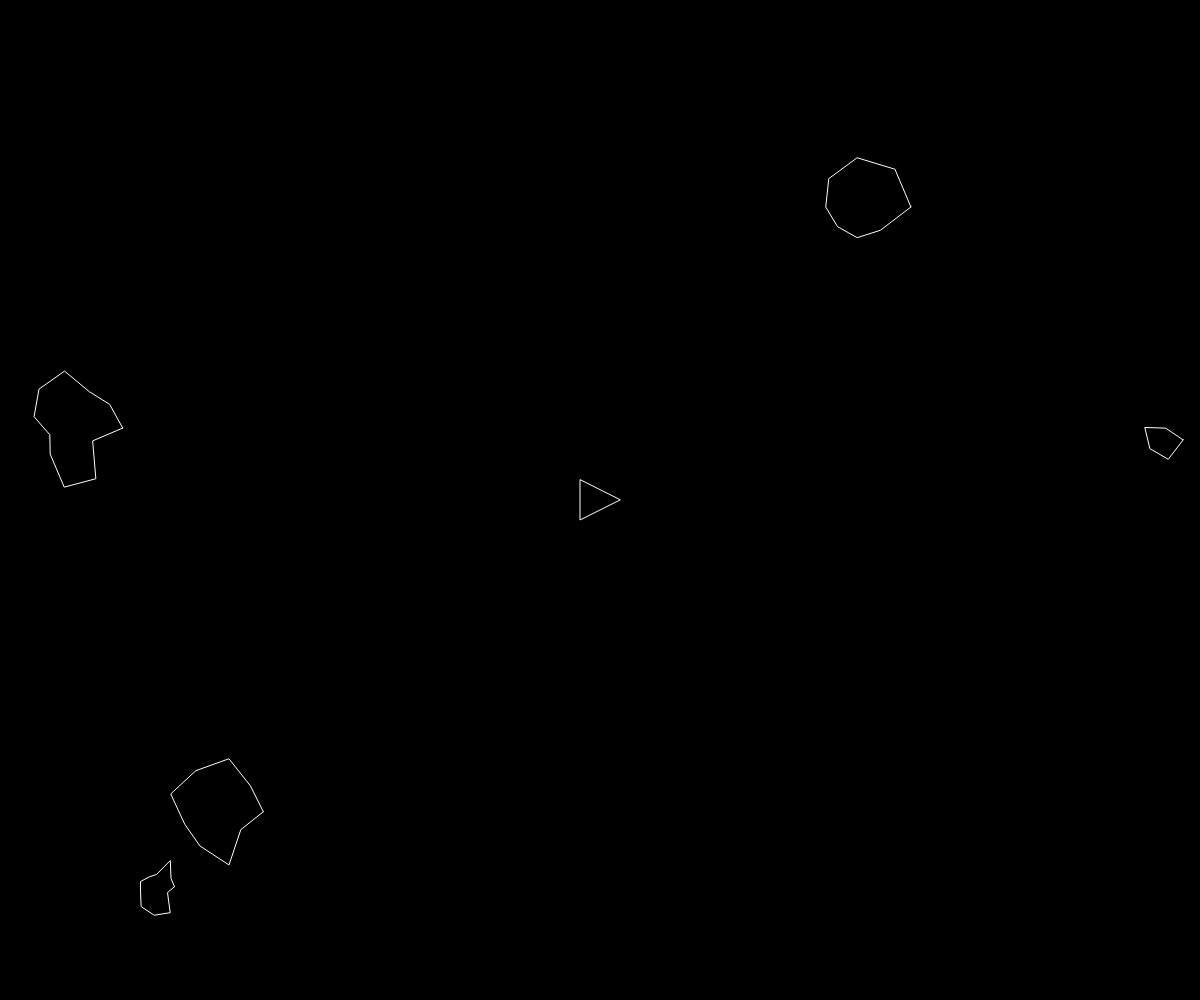
Frame 1 (no input)
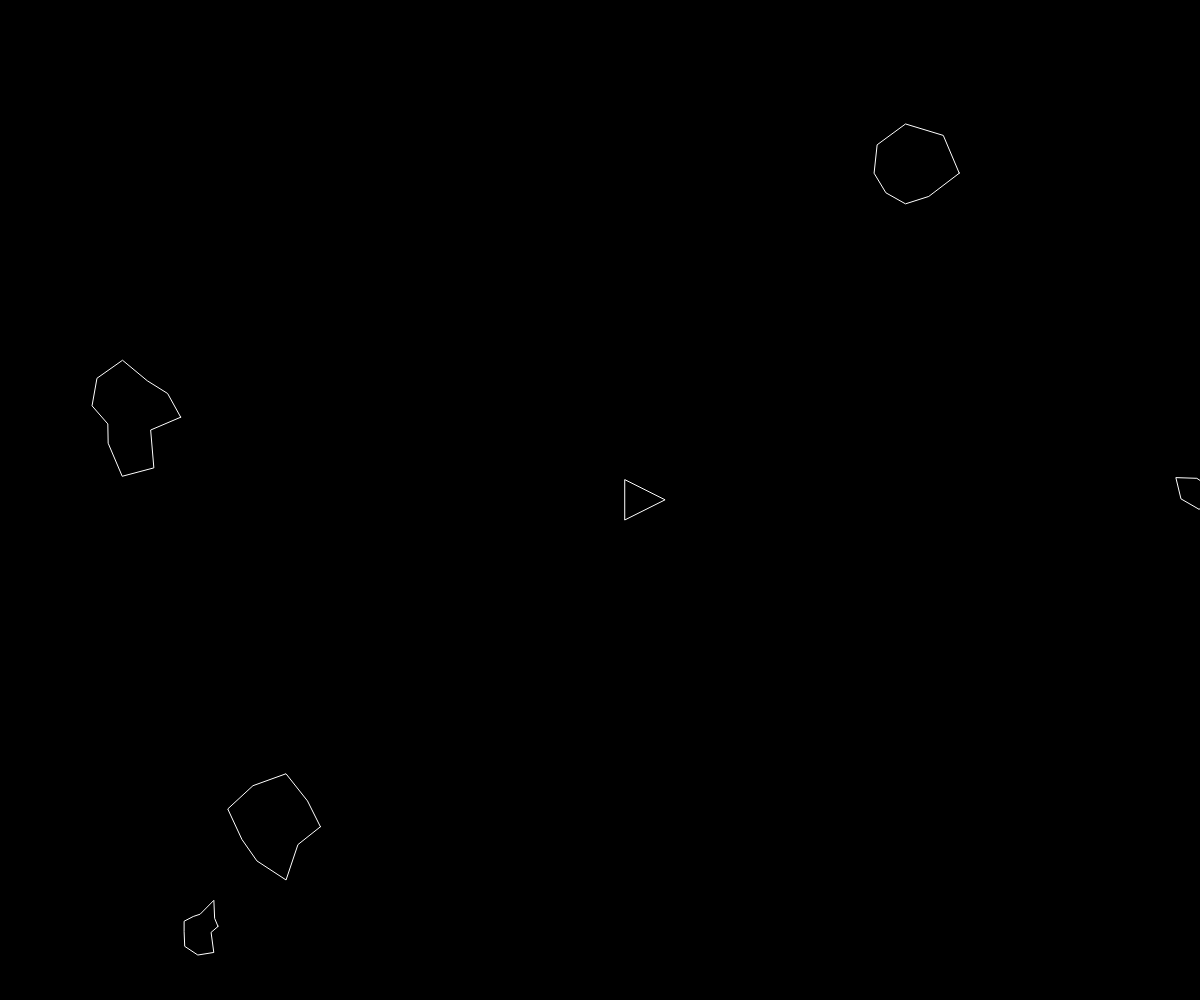
Frame 60 (no input)
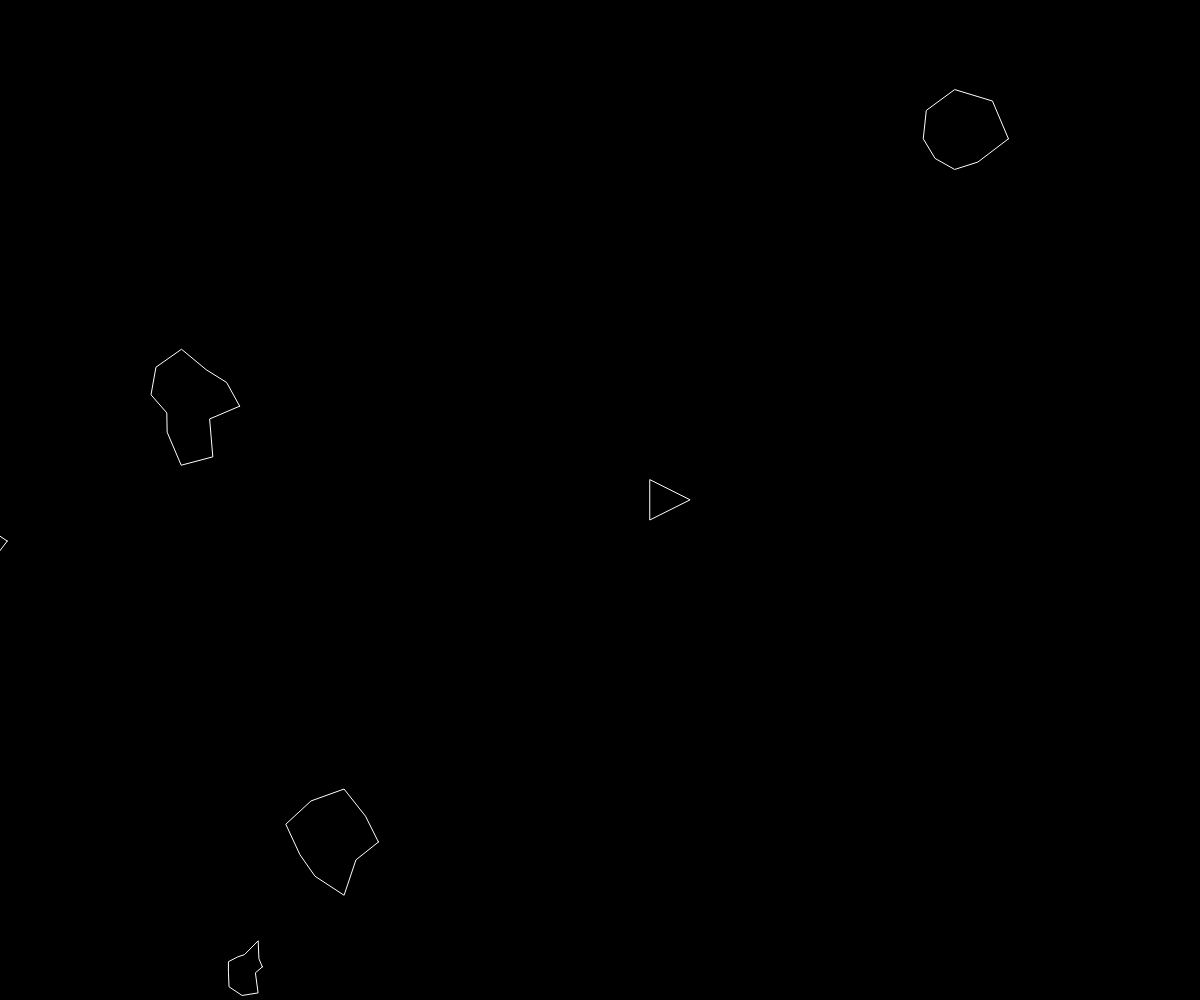
Frame 120 (the mouse pressed at the canvas centre since frame 60)

The p5.js sketch that drew these frames (run headless with seeded random() and noise() and a simulated clock; from frame 60 on, the mouse is pressed at the canvas centre):

// p5.js sketch
// ── sketch.js
var ship;
var asteroids = [];
var lasers = [];

function setup() {
    createCanvas(windowWidth, windowHeight);
    ship = new Ship();
    for (var i = 0; i < 5; i++) {
        asteroids.push(new Asteroid());
    }
}

function draw() {
    background(0);

    for (var i = 0; i < asteroids.length; i++) {
        if (ship.hits(asteroids[i])) {
            // remove(ship);
        }
        asteroids[i].render();
        asteroids[i].update();
        asteroids[i].edges();
    }

    for (var i = lasers.length - 1; i >= 0; i--) {
        lasers[i].render();
        lasers[i].update();
        if (lasers[i].offscreen()) {
            lasers.splice(i, 1);
        } else {
            for (var j = asteroids.length - 1; j >= 0; j--) {
                if (lasers[i].hits(asteroids[j])) {
                    if (asteroids[j].r > 10) {
                        var newAsteroids = asteroids[j].breakup();
                        asteroids = asteroids.concat(newAsteroids);
                    }
                    asteroids.splice(j, 1);
                    lasers.splice(i, 1);
                    break;
                }
            }
        }
    }

    ship.render();
    ship.turn();
    ship.update();
    ship.edges();
}

function keyReleased() {
    ship.setRotation(0);
    ship.boosting(false);
}

function keyPressed() {
    if (key == ' ') {
        lasers.push(new Laser(ship.pos, ship.heading));
    } else if (keyCode == RIGHT_ARROW) {
        ship.setRotation(0.1);
    } else if (keyCode == LEFT_ARROW) {
        ship.setRotation(-0.1);
    } else if (keyCode == UP_ARROW) {
        ship.boosting(true);
    }
}

// ── asteroid.js
function Asteroid(pos, r) {
    if (pos) {
        this.pos = pos.copy();
    } else {
        this.pos = createVector(random(width), random(height));
    }
    if (r) {
        this.r = r * 0.5;
    } else {
        this.r = random(15, 50);
    }

    this.vel = p5.Vector.random2D();
    this.total = floor(random(5, 15));
    this.offset = [];
    for (var i = 0; i < this.total; i++) {
        this.offset[i] = random(-this.r * 0.5, this.r * 0.5);
    }

    this.update = function() {
        this.pos.add(this.vel);
    }

    this.render = function() {
        push();
        stroke(255);
        noFill();
        translate(this.pos.x, this.pos.y);
        //ellipse(0, 0, this.r * 2);
        beginShape();
        for (var i = 0; i < this.total; i++) {
            var angle = map(i, 0, this.total, 0, TWO_PI);
            var r = this.r + this.offset[i];
            var x = r * cos(angle);
            var y = r * sin(angle);
            vertex(x, y);
        }
        endShape(CLOSE);
        pop();
    }

    this.breakup = function() {
        var newA = [];
        newA[0] = new Asteroid(this.pos, this.r);
        newA[1] = new Asteroid(this.pos, this.r);
        return newA;
    }

    this.edges = function() {
        if (this.pos.x > width + this.r) {
            this.pos.x = -this.r;
        } else if (this.pos.x < -this.r) {
            this.pos.x = width + this.r;
        }
        if (this.pos.y > height + this.r) {
            this.pos.y = -this.r;
        } else if (this.pos.y < -this.r) {
            this.pos.y = height + this.r;
        }
    }
}

// ── laser.js
function Laser(spos, angle) {
    this.pos = createVector(spos.x, spos.y);
    this.vel = p5.Vector.fromAngle(angle);
    this.vel.mult(5);

    this.update = function() {
        this.pos.add(this.vel);
    }

    this.render = function() {
        push();
        stroke(255);
        strokeWeight(4);
        point(this.pos.x, this.pos.y);
        pop();
    }

    this.hits = function(asteroid) {
        var d = dist(this.pos.x, this.pos.y, asteroid.pos.x, asteroid.pos.y);
        if (d < asteroid.r) {
            return true;
        } else {
            return false;
        }
    }
    this.offscreen = function() {
        if (this.pos.x > width || this.pos.x < 0) {
            return true;
        }
        if (this.pos.y > height || this.pos.y < 0){
          return true;
        }
        return false;
    }
}

// ── ship.js
function Ship() {
    this.pos = createVector(width / 2, height / 2);
    this.r = 20;
    this.heading = 0;
    this.rotation = 0;
    this.vel = createVector(1, 0);
    this.isBoosting = false;

    this.boosting = function(b) {
        this.isBoosting = b;
    }

    this.update = function() {
        if (this.isBoosting) {
            this.boost();
        }
        this.pos.add(this.vel);
        this.vel.mult(0.99);
    }

    this.boost = function() {
        var force = p5.Vector.fromAngle(this.heading);
        force.mult(0.1);
        this.vel.add(force);
    }

    this.render = function() {
        push();
        translate(this.pos.x, this.pos.y);
        rotate(this.heading + PI / 2);
        fill(0);
        stroke(255);
        triangle(-this.r, this.r, this.r, this.r, 0, -this.r);
        pop();
    }

    this.edges = function() {
        if (this.pos.x > width + this.r) {
            this.pos.x = -this.r;
        } else if (this.pos.x < -this.r) {
            this.pos.x = width + this.r;
        }
        if (this.pos.y > height + this.r) {
            this.pos.y = -this.r;
        } else if (this.pos.y < -this.r) {
            this.pos.y = height + this.r;
        }
    }

    this.setRotation = function(a) {
        this.rotation = a;
    }

    this.turn = function(angle) {
        this.heading += this.rotation;
    }

    this.hits = function(asteroid) {
        var d = dist(this.pos.x, this.pos.y, asteroid.pos.x, asteroid.pos.y);
        if (d < this.r + asteroid.r) {
          return true;
        } else {
          return false;
        }
    }
}
